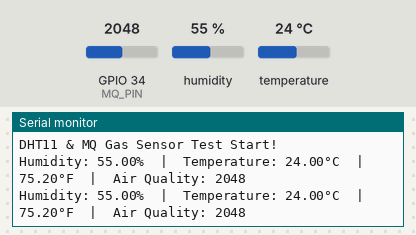
Recording of a sketch running on a simulated ESP32. On the bench: the last lines printed to the serial monitor. The test bench sets the inputs (shaded band); at power-on: humidity 55 %, GPIO 34 (MQ_PIN) = 2048, temperature 24 °C.

Above: at 4.8 s.
4.9 s: humidity set to 22 %
At 6.9 s:
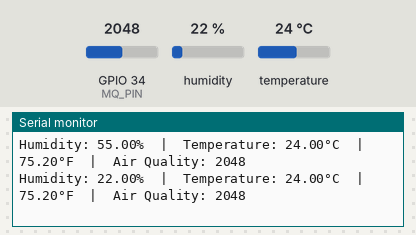
7.9 s: GPIO 34 (MQ_PIN) set to 2866
At 9.4 s:
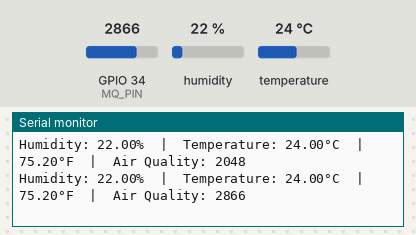
10.9 s: temperature set to 12 °C
At 13.0 s:
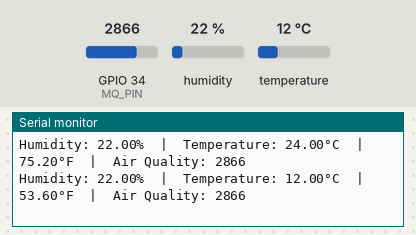
13.9 s: GPIO 34 (MQ_PIN) set to 3603
At 15.5 s:
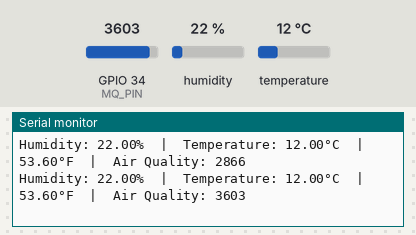
16.9 s: humidity set to 40 %
At 19.1 s:
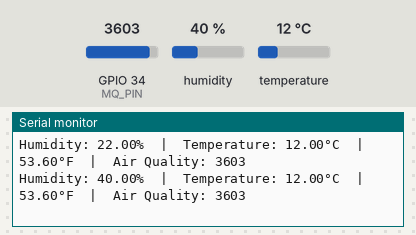
Timing chart, 0 to 20.6 s (numbered marks = the images above; inputs shaded):
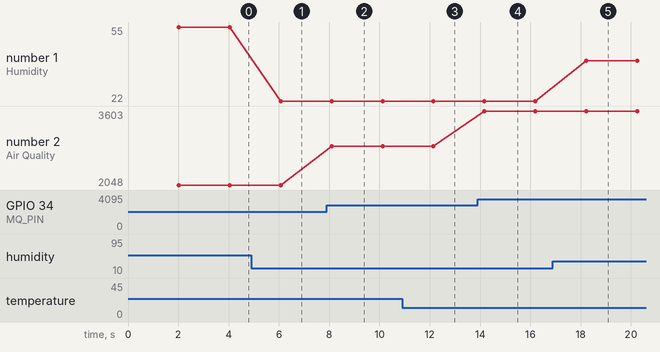

The sketch:

dht11+gas.ino
```cpp
// Include the required libraries
#include <Adafruit_Sensor.h>
#include <DHT.h>

// --- DHT11 Sensor Setup ---
#define DHTPIN 4       // GPIO 4 (D4)
#define DHTTYPE DHT11  // Sensor type
DHT dht(DHTPIN, DHTTYPE); // Initialize DHT sensor

// --- MQ Sensor Setup ---
// GPIO 34 is a great pin for analog inputs on ESP32
#define MQ_PIN 34      // GPIO 34 (Analog input)

void setup() {
  // Start the Serial Monitor
  Serial.begin(115200);
  Serial.println("DHT11 & MQ Gas Sensor Test Start!");

  // Initialize the DHT sensor
  dht.begin();

  // Set the MQ pin as an input
  // (Not strictly needed for analogRead, but good practice)
  pinMode(MQ_PIN, INPUT);
}

void loop() {
  // Wait 2 seconds between readings
  delay(2000);

  // --- Read from DHT11 ---
  float h = dht.readHumidity();
  float t = dht.readTemperature();
  float f = dht.readTemperature(true);

  // --- Read from MQ Sensor ---
  // Read the analog value from the sensor
  // ESP32 ADC has 12-bit resolution, so the value is 0-4095
  int gasValue = analogRead(MQ_PIN);

  // Check if DHT readings failed
  if (isnan(h) || isnan(t) || isnan(f)) {
    Serial.println("Failed to read from DHT sensor!");
  }

  // --- Print all data to the Serial Monitor ---

  // Print DHT Data
  Serial.print("Humidity: ");
  Serial.print(h);
  Serial.print("%  |  ");
  Serial.print("Temperature: ");
  Serial.print(t);
  Serial.print("°C  |  ");
  Serial.print(f);
  Serial.print("°F");

  // Print MQ Data
  Serial.print("  |  Air Quality: ");
  Serial.println(gasValue); // This will be a number from 0-4095
}
```

Measured:
- after the input at 4.9 s, the serial monitor: prints a new line after 1.2 s (image 1)
- after the input at 7.9 s, the serial monitor: prints a new line after 0.20 s (image 2)
- after the input at 10.9 s, the serial monitor: prints a new line after 1.2 s (image 3)
- after the input at 13.9 s, the serial monitor: prints a new line after 0.27 s (image 4)
- after the input at 16.9 s, the serial monitor: prints a new line after 1.3 s (image 5)
- plotted number 1: 55 → 22 after the input at 4.9 s, 22 → 40 after the input at 16.9 s
- plotted number 2: 2048 → 2866 after the input at 7.9 s, 2866 → 3603 after the input at 13.9 s
